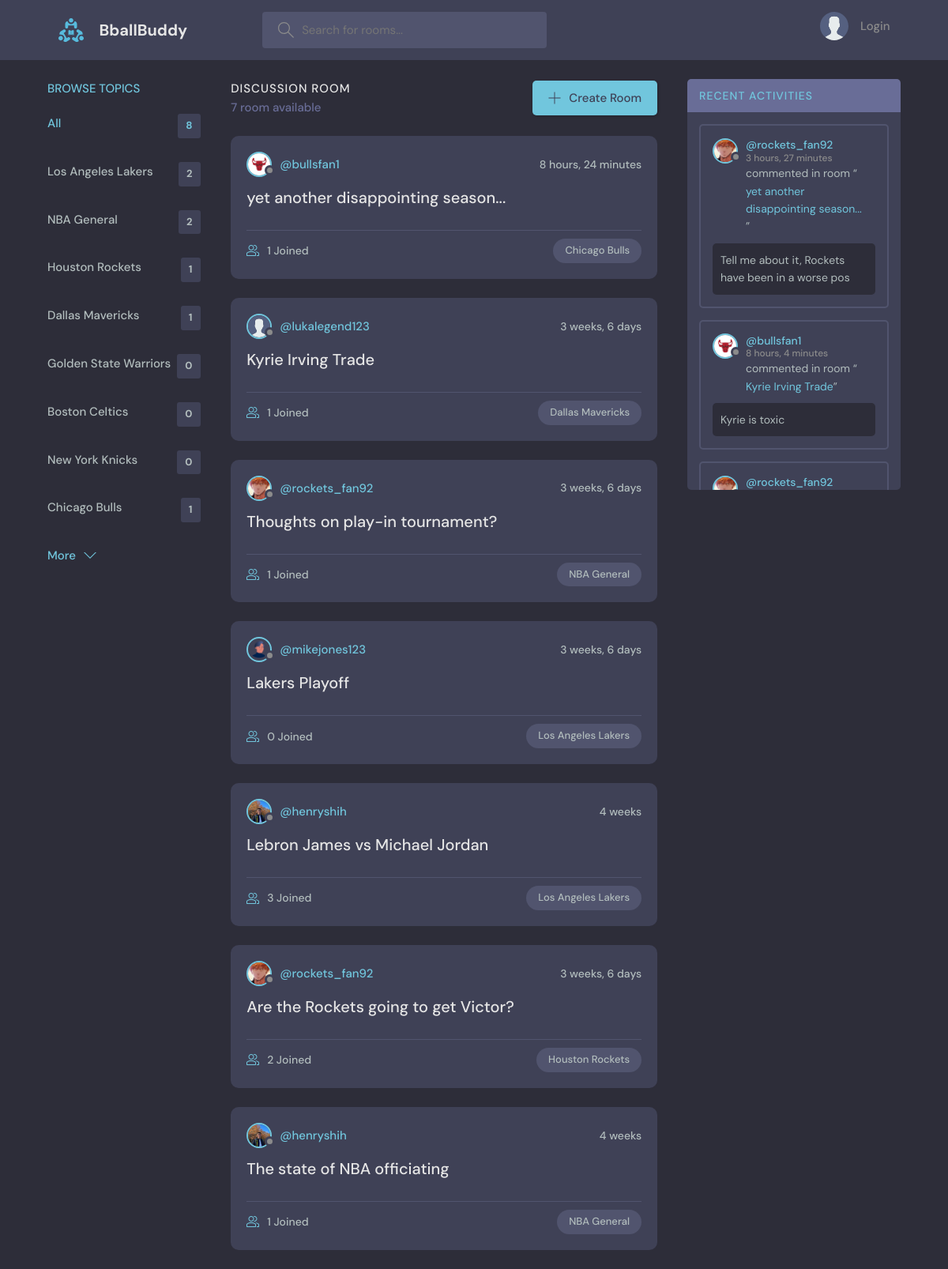
The page / on the database its author committed.
### base/models.py (models this page shows, shortened)
class Topic(models.Model):
    name = models.CharField(max_length=200)

class Room(models.Model):
    host = models.ForeignKey(User, on_delete=models.SET_NULL, null=True)
    topic = models.ForeignKey(Topic, on_delete=models.SET_NULL, null=True)
    name = models.CharField(max_length=200)
    description = models.TextField(null=True, blank=True)
    participants = models.ManyToManyField(User, related_name='participants', blank=True)
    updated = models.DateTimeField(auto_now=True)
    created = models.DateTimeField(auto_now_add=True)
    class Meta:
        ordering = ['-updated', '-created']
    def __str__(self):
        return self.name

class Profile(models.Model):
    user = models.OneToOneField(User, null=True, on_delete=models.CASCADE)
    name = models.CharField(max_length=200, null=True, blank=True)
    email = models.EmailField(unique=True, null=True)
    date_created = models.DateTimeField(auto_now_add=True, null=True)
    bio = models.TextField(null=True)
    avatar = models.ImageField(null=True, default="avatar.svg")

class Message(models.Model):
    user = models.ForeignKey(User,on_delete=models.CASCADE)
    room = models.ForeignKey(Room, on_delete=models.CASCADE)
    body = models.TextField()
    updated = models.DateTimeField(auto_now=True)
    created = models.DateTimeField(auto_now_add=True)
    class Meta:
        ordering = ['-updated', '-created']
    def __str__(self):
        return self.body[0:50]

### base/views.py (the view)
# urls.py: path('',views.home,name='home'),
def home(request):
    q = request.GET.get('q') if request.GET.get('q') != None else ''
    rooms = Room.objects.filter(Q(topic__name__icontains=q) |
                                Q(name__icontains=q) |
                             Q(description__icontains=q))
    topics = Topic.objects.all()[0:8]
    room_count = rooms.count()
    room_messages = Message.objects.filter(Q(room__topic__name__icontains=q))[0:10]
    context = {'rooms':rooms, 'topics':topics, 'room_count':room_count, 'room_messages':room_messages}
    return render(request,'base/home.html',context)

### base/templates/base/home.html (shortened to what this page needs)
{%extends 'main.html'%} {%block content%}
<main class="layout layout--3">
  <div class="container">
    {%include 'base/topics_component.html'%}
    <div class="roomList">
      <div class="roomList__header">
        <div>
          <h2>Discussion Room</h2>
          <p>{{room_count}} room available</p>
        </div>
        <a class="btn btn--main" href="{%url 'create-room'%}">
          <svg
            version="1.1"
            xmlns="http://www.w3.org/2000/svg"
            width="32"
            height="32"
            viewBox="0 0 32 32"
          >
            <title>add</title>
            <path
              d="M16.943 0.943h-1.885v14.115h-14.115v1.885h14.115v14.115h1.885v-14.115h14.115v-1.885h-14.115v-14.115z"
            ></path>
          </svg>
          Create Room
        </a>
      </div>
      {%include 'base/feed_component.html'%}
    </div>
    <div class="activities-page scroll">
      {% include 'base/activity_component.html' %}
    </div>
  </div>
</main>
{%endblock%}

### base/templates/base/topics_component.html
<div class="topics">
  <div class="topics__header">
    <h2><a href="{%url 'topics'%}">Browse Topics</a></h2>
  </div>
  <ul class="topics__list">
    <li>
      <a href="{%url 'home'%}" class="active"
        >All <span>{{topics.count}}</span></a
      >
    </li>
    {%for topic in topics%}
    <li>
      <a href="{%url 'home'%}?q={{topic.name}}"
        >{{topic.name}}<span>{{topic.room_set.all.count}}</span></a
      >
    </li>
    {%endfor%}
  </ul>
  <a class="btn btn--link" href="{%url 'topics'%}">
    More
    <svg
      version="1.1"
      xmlns="http://www.w3.org/2000/svg"
      width="32"
      height="32"
      viewBox="0 0 32 32"
    >
      <title>chevron-down</title>
      <path d="M16 21l-13-13h-3l16 16 16-16h-3l-13 13z"></path>
    </svg>
  </a>
</div>

### base/templates/base/feed_component.html (shortened to what this page needs)
{%for room in rooms%}
<div class="roomListRoom">
  <div class="roomListRoom__header">
    <a href="{%url 'user-profile' room.host.id%}" class="roomListRoom__author">
      <div class="avatar avatar--small">
        <img src="{{room.host.profile.avatar.url}}" />
      </div>
      <span>@{{room.host.username}}</span>
    </a>
    <div class="roomListRoom__actions">
      <span>{{room.created|timesince}}</span>
    </div>
  </div>
  <div class="roomListRoom__content">
    <a href="{%url 'room' room.id %}">{{room.name}}</a>
  </div>
  <div class="roomListRoom__meta">
    <a href="{%url 'room' room.id %}" class="roomListRoom__joined">
      {{room.participants.all.count}} Joined
    </a>
    <p class="roomListRoom__topic">{{room.topic.name}}</p>
  </div>
</div>
{% endfor %}

### base/templates/base/activity_component.html (shortened to what this page needs)
<div>
  <div class="activities__header">
    <h2><a href="{%url 'activity'%}">Recent Activities</a></h2>
  </div>
  {%for message in room_messages%}
  <div class="activities__box">
    <div class="activities__boxHeader roomListRoom__header">
      <a
        href="{%url 'user-profile' message.user.id%}"
        class="roomListRoom__author"
      >
        <div class="avatar avatar--small">
          <img src="{{message.user.profile.avatar.url}}" />
        </div>
        <p>
          @{{message.user}}
          <span>{{message.created|timesince}}</span>
        </p>
      </a>
    </div>
    <div class="activities__boxContent">
      <p>
        commented in room “<a href="{%url 'room' message.room.id%}"
          >{{message.room}}</a
        >”
      </p>
      <div class="activities__boxRoomContent">{{message}}</div>
    </div>
  </div>
  {%endfor%}
</div>

### rows shown on the page
Topic: name "Los Angeles Lakers", room_set.all.count "2"
Topic: name "NBA General", room_set.all.count "2"
Topic: name "Houston Rockets", room_set.all.count "1"
Topic: name "Dallas Mavericks", room_set.all.count "1"
Topic: name "Golden State Warriors", room_set.all.count "0"
Topic: name "Boston Celtics", room_set.all.count "0"
Topic: name "New York Knicks", room_set.all.count "0"
Topic: name "Chicago Bulls", room_set.all.count "1"
Room: host.profile.avatar (picture), host.username "bullsfan1", created "8 hours, 24 minutes", name "yet another disappointing season...", participants.all.count "1", topic.name "Chicago Bulls"
Room: host.profile.avatar (placeholder picture), host.username "lukalegend123", created "3 weeks, 6 days", name "Kyrie Irving Trade", participants.all.count "1", topic.name "Dallas Mavericks"
Room: host.profile.avatar (picture), host.username "rockets_fan92", created "3 weeks, 6 days", name "Thoughts on play-in tournament?", participants.all.count "1", topic.name "NBA General"
Room: host.profile.avatar (picture), host.username "mikejones123", created "3 weeks, 6 days", name "Lakers Playoff", participants.all.count "0", topic.name "Los Angeles Lakers"
Room: host.profile.avatar (picture), host.username "henryshih", created "4 weeks", name "Lebron James vs Michael Jordan", participants.all.count "3", topic.name "Los Angeles Lakers"
Room: host.profile.avatar (picture), host.username "rockets_fan92", created "3 weeks, 6 days", name "Are the Rockets going to get Victor?", participants.all.count "2", topic.name "Houston Rockets"
Room: host.profile.avatar (picture), host.username "henryshih", created "4 weeks", name "The state of NBA officiating", participants.all.count "1", topic.name "NBA General"
Message: user.profile.avatar (picture), user "rockets_fan92", created "3 hours, 27 minutes", room "yet another disappointing season...", body "Tell me about it, Rockets have been in a worse pos"
Message: user.profile.avatar (picture), user "bullsfan1", created "8 hours, 4 minutes", room "Kyrie Irving Trade", body "Kyrie is toxic"
Message: user.profile.avatar (picture), user "rockets_fan92"

### other values the page prints
{{ topics.count }} "8"
{{ room_count }} "7"
